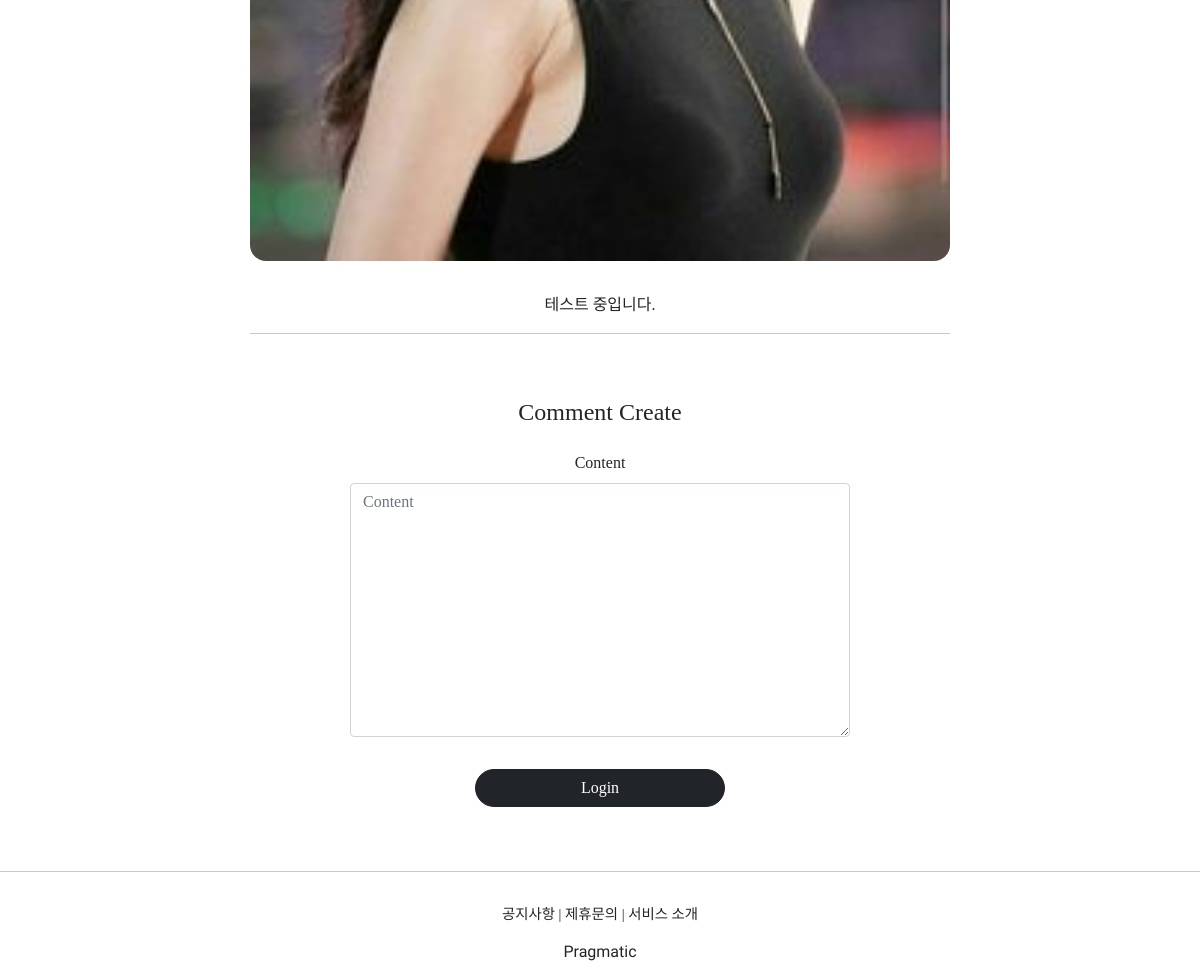
The page /articles/detail/13 (lower part) on the database as committed earlier.
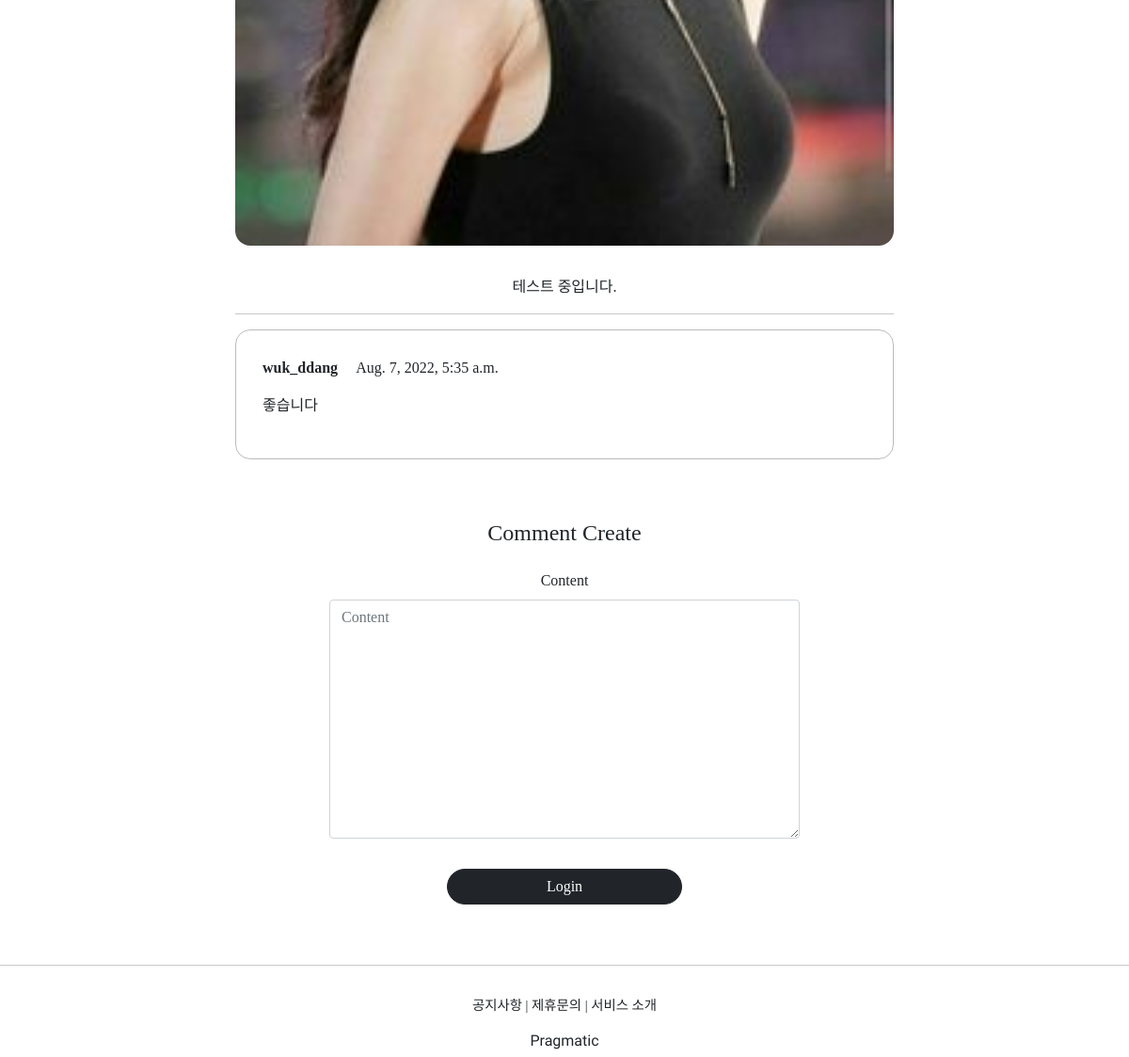
The same page on the database as committed later.
### commentapp/models.py (models this page shows)
class Comment(models.Model):
  article = models.ForeignKey(Article, on_delete=models.SET_NULL, null=True, related_name='comment')
  writer = models.ForeignKey(User, on_delete=models.SET_NULL, null=True, related_name='comment')
  content = models.TextField(null=False)
  created_at = models.DateTimeField(auto_now=True)

### profileapp/models.py (models this page shows)
class Profile(models.Model):
  user = models.OneToOneField(User, on_delete=models.CASCADE, related_name='profile')
  image = models.ImageField(upload_to='profile/', null=True)
  nickname = models.CharField(max_length=20, unique=True, null=True)
  message = models.CharField(max_length=100, null=True)

### articleapp/views.py (the view)
# urls.py: path('detail/<int:pk>', ArticleDetailView.as_view(), name='detail'),
class ArticleDetailView(DetailView, FormMixin):
  model = Article
  form_class = CommentCreationForm
  context_object_name = 'target_article'
  template_name = 'articleapp/detail.html'

### commentapp/forms.py
class CommentCreationForm(ModelForm):
  class Meta:
    model = Comment
    fields = ['content']

### articleapp/templates/articleapp/detail.html (shortened to what this page needs)
{% extends 'base.html' %}
{% block content %}
  <div>
    <div style="text-align: center; max-width: 700px; margin: 4rem auto;">
      <img style="width: 100%; border-radius: 1rem; margin:2rem 0;"
        src="{{ target_article.image.url }}" alt="">
      <div class="text-left">
        {{ target_article.content | safe }}
      </div>
      <hr>
      {% for comment in target_article.comment.all %}
        {% include 'commentapp/detail.html' with comment=comment %}
      {% endfor %}
      {% include 'commentapp/create.html' with article=target_article %}
    </div>
  </div>
{% endblock %}

### commentapp/templates/commentapp/detail.html (shortened to what this page needs)
<div style="border: 1px solid; text-align: left; padding: 4%; margin: 1rem 0; border-radius: 1rem;
            border-color: #bbb">
  <div>
    <strong>
      {{ comment.writer.profile.nickname }}
    </strong>
    {{ comment.created_at }}
  </div>
  <div style="margin: 1rem 0;">
    {{ comment.content }}
  </div>
</div>

Rows that differ between the two databases and show on the page:
added Comment: writer.profile.nickname "wuk_ddang", created_at "Aug. 7, 2022, 5:35 a.m.", content "좋습니다"
